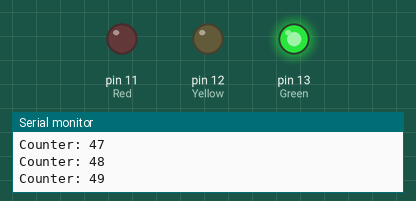
The sketch below on a simulated Arduino Uno, built with avr-gcc and run on an emulated ATmega328P. Parts: output pins drawn as LEDs (lit = HIGH), the last lines printed to the serial monitor.

Above: at 5.0 s.
At 15.0 s:
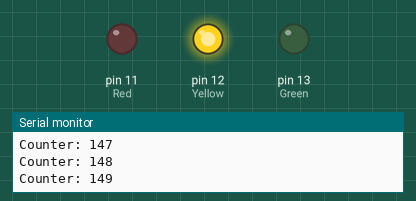
At 25.1 s:
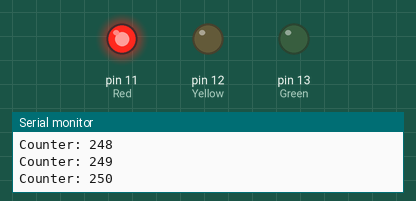
Timing chart, 0 to 39.2 s (numbered marks = the images above):
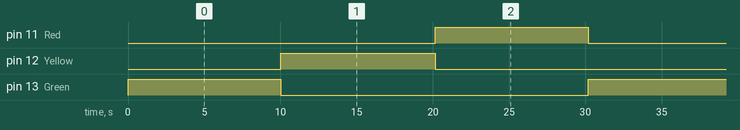

The sketch:

P2.ino
```cpp
/* Title: Create a program that illuminates the green LED if the counter is less than 100,
   illuminates the yellow LED if the counter is between 100 and 200 (inclusive),
   and illuminates the red LED if the counter is greater than 200.
   Name: Manav Uttekar
   Roll No: 71
*/

int counter = 0;

void setup() {
  pinMode(13, OUTPUT); // Green
  pinMode(12, OUTPUT); // Yellow
  pinMode(11, OUTPUT); // Red

  Serial.begin(9600); // Start Serial Monitor
}

void loop() {
  Serial.print("Counter: ");
  Serial.println(counter); // Show the current value of counter

  if (counter < 100) {
    digitalWrite(13, HIGH);
    digitalWrite(12, LOW);
    digitalWrite(11, LOW);
  } else if (counter <= 200) {
    digitalWrite(13, LOW);
    digitalWrite(12, HIGH);
    digitalWrite(11, LOW);
  } else {
    digitalWrite(13, LOW);
    digitalWrite(12, LOW);
    digitalWrite(11, HIGH);
  }

  counter++;
  if (counter > 300) {
    counter = 0;
  }

  delay(100); // Slow down so you can see the changes
}
```

Measured:
- by itself, pin 11 (Red): alternates HIGH for 10.0 s and LOW for 20.1 s
- by itself, pin 12 (Yellow): alternates HIGH for 10.1 s and LOW for 20.0 s
- by itself, pin 13 (Green): alternates HIGH for 10.0 s and LOW for 20.2 s
